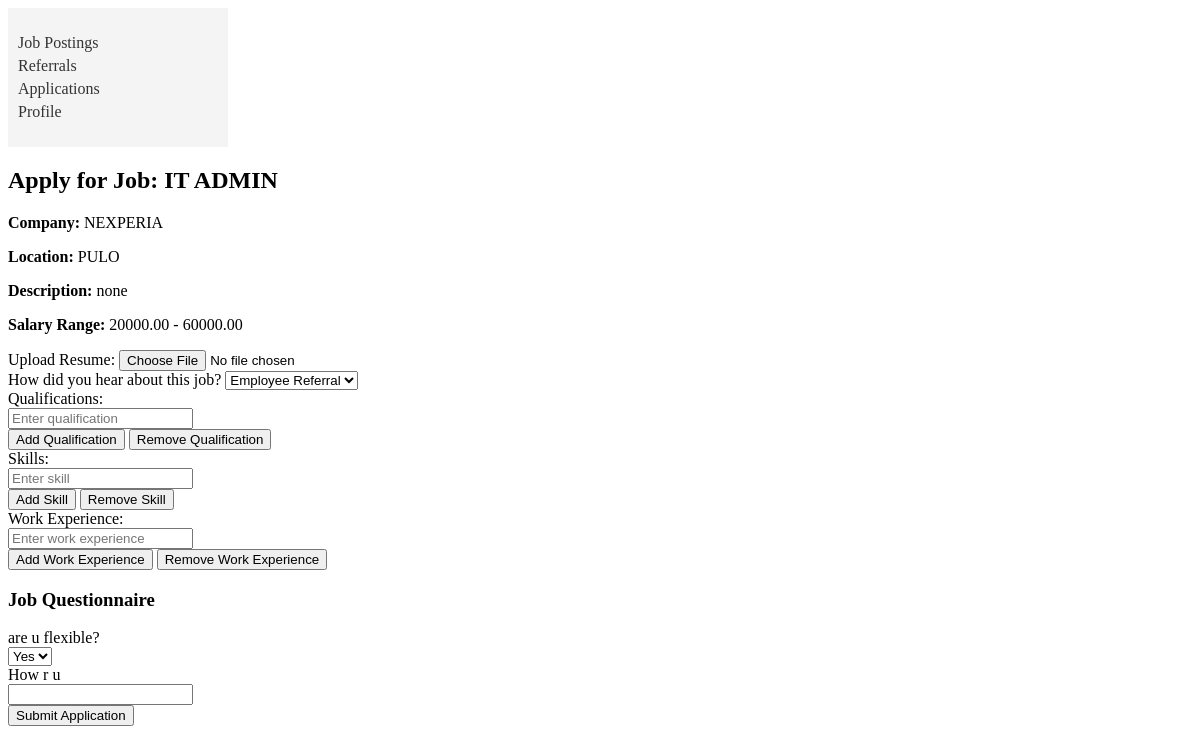
The app's page /applicant/apply_job.php?job_id=1 (signed in) with its own data.
### tables this page shows
CREATE TABLE `job_postings` (
  `job_id` int(11) NOT NULL,
  `job_title` varchar(100) NOT NULL,
  `company` varchar(255) NOT NULL,
  `location` varchar(255) DEFAULT NULL,
  `min_salary` decimal(10,2) DEFAULT NULL,
  `max_salary` decimal(10,2) DEFAULT NULL,
  `description` text DEFAULT NULL,
  `openings` int(11) DEFAULT NULL,
  `created_by` int(11) DEFAULT NULL,
  `deadline` date NOT NULL,
  `status` enum('DRAFT','ACTIVE','ARCHIVED') DEFAULT 'DRAFT',
  `filled_date` datetime DEFAULT NULL,
  `created_at` datetime NOT NULL DEFAULT current_timestamp(),
  `has_questionnaire` tinyint(1) DEFAULT 0
);

CREATE TABLE `questionnaire_template` (
  `question_id` int(11) NOT NULL,
  `job_id` int(11) NOT NULL,
  `question_text` text NOT NULL,
  `is_required` tinyint(1) DEFAULT 1,
  `question_type` enum('TEXT','YES_NO') DEFAULT 'TEXT',
  `is_dealbreaker` tinyint(1) DEFAULT 0,
  `correct_answer` varchar(255) DEFAULT NULL
);

### applicant/apply_job.php (the view, shortened to what this page needs)
<?php
include '../db.php';
include 'sidebar.php';
$job_id = (int)$_GET['job_id'];
$job_sql = "SELECT * FROM job_postings WHERE job_id = ?";
$job_stmt = $conn->prepare($job_sql);
$job_stmt->bind_param("i", $job_id);
$job_stmt->execute();
$job_result = $job_stmt->get_result();
$job = $job_result->fetch_assoc();
$question_sql = "SELECT * FROM questionnaire_template WHERE job_id = ?";
$question_stmt = $conn->prepare($question_sql);
$question_stmt->bind_param("i", $job_id);
$question_stmt->execute();
$question_result = $question_stmt->get_result();
?>
<!DOCTYPE html>
<html lang="en">
<head>
</head>
<body>
    <h2>Apply for Job: <?php echo htmlspecialchars($job['job_title']); ?></h2>
    <p><strong>Company:</strong> <?php echo htmlspecialchars($job['company']); ?></p>
    <p><strong>Location:</strong> <?php echo htmlspecialchars($job['location']); ?></p>
    <p><strong>Description:</strong> <?php echo nl2br(htmlspecialchars($job['description'])); ?></p>
    <p><strong>Salary Range:</strong> <?php echo htmlspecialchars($job['min_salary']); ?> - <?php echo htmlspecialchars($job['max_salary']); ?></p>
    <form action="apply_job.php?job_id=<?php echo $job_id; ?>" method="POST" enctype="multipart/form-data">
        <label for="resume">Upload Resume:</label>
        <input type="file" name="resume" id="resume" required accept=".pdf,.doc,.docx"><br>
        <label for="referral_source">How did you hear about this job?</label>
        <select name="referral_source" id="referral_source" required>
            <option value="referral_applicants">Employee Referral</option>
        </select><br>
        <label for="qualifications">Qualifications:</label>
        <div id="qualifications-container">
            <input type="text" name="qualifications[]" placeholder="Enter qualification"><br>
        </div>
        <button type="button" onclick="addField('qualifications')">Add Qualification</button>
        <button type="button" onclick="removeField('qualifications')">Remove Qualification</button><br>
        <label for="skills">Skills:</label>
        <div id="skills-container">
            <input type="text" name="skills[]" placeholder="Enter skill"><br>
        </div>
        <button type="button" onclick="addField('skills')">Add Skill</button>
        <button type="button" onclick="removeField('skills')">Remove Skill</button><br>
        <label for="work_experience">Work Experience:</label>
        <div id="work_experience-container">
            <input type="text" name="work_experience[]" placeholder="Enter work experience"><br>
        </div>
        <button type="button" onclick="addField('work_experience')">Add Work Experience</button>
        <button type="button" onclick="removeField('work_experience')">Remove Work Experience</button><br>
        <?php if ($question_result->num_rows > 0): ?>
            <h3>Job Questionnaire</h3>
            <?php while ($question = $question_result->fetch_assoc()): ?>
                <label><?php echo htmlspecialchars($question['question_text']); ?></label><br>
                <?php if ($question['question_type'] === 'TEXT'): ?>
                    <input type="text" name="answers[<?php echo $question['question_id']; ?>]" required><br>
                <?php elseif ($question['question_type'] === 'YES_NO'): ?>
                    <select name="answers[<?php echo $question['question_id']; ?>]" required>
                        <option value="YES">Yes</option>
                    </select><br>
                <?php endif; ?>
            <?php endwhile; ?>
        <?php endif; ?>
        <button type="submit">Submit Application</button>
    </form>
</body>
</html>

### records on screen
job_postings: job_title "IT ADMIN", company "NEXPERIA", location "PULO", description "none", min_salary "20000.00", max_salary "60000.00"
questionnaire_template: question_text "are u flexible?", question_id "Yes"
questionnaire_template: question_text "How r u"
